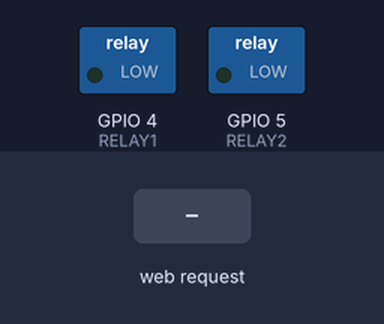
A sketch run on a simulated ESP8266 (NodeMCU). Shown: switched loads named in the sketch (green lamp = pin HIGH). The inputs (shaded band) are chosen by the test bench. WiFi joins after 1.5 s; servers stay silent unless stated; what the sketch prints to the serial monitor is not drawn.

Above: at 2.7 s.
2.8 s: HTTP request GET /relay1/on received
At 4.0 s:
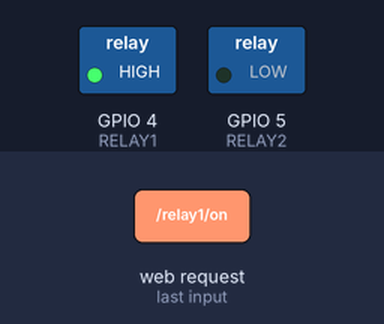
4.3 s: HTTP request GET /relay2/on received
At 5.2 s:
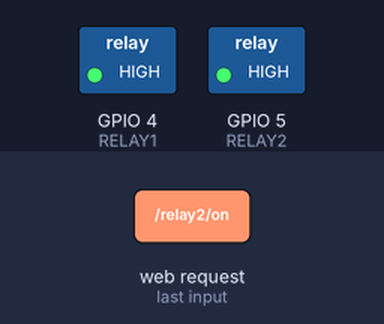
5.8 s: HTTP request GET /relay1/off received
At 6.3 s:
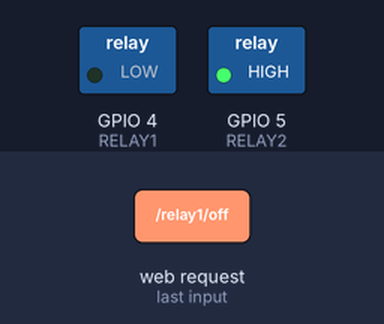
7.3 s: HTTP request GET /relay2/off received
At 8.7 s:
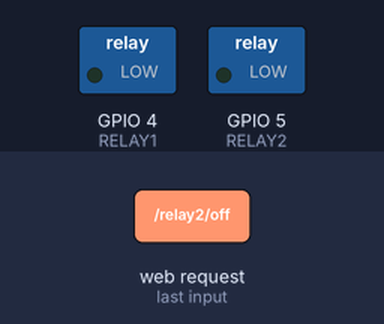
Timing chart, 0 to 9.8 s (numbered marks = the images above; inputs shaded):
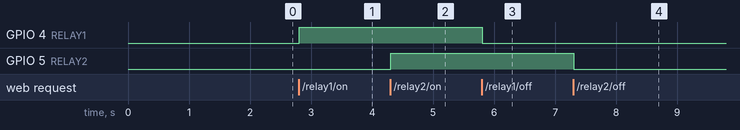

Measured:
- after the input at 2.8 s, GPIO 4 (RELAY1): LOW → HIGH at once
- after the input at 4.3 s, GPIO 5 (RELAY2): LOW → HIGH at once
- after the input at 5.8 s, GPIO 4 (RELAY1): HIGH → LOW at once
- after the input at 7.3 s, GPIO 5 (RELAY2): HIGH → LOW at once

The sketch:

Relay-Web.ino
```cpp
// Web Relay Control ESP8266
// Dibuat oleh Duwi Arsana - Anak Agung Duwi Arsana
// Website: https://duwiarsana.com
// YouTube: https://youtube.com/@AnakAgungDuwiArsana

#include <ESP8266WiFi.h>
#include <ESPAsyncWebServer.h>
#include <ESP8266mDNS.h>


// Ganti dengan nama dan password WiFi kamu
const char *ssid = "your-SSID";
const char *password = "your-PASSWORD";

// Definisi pin relay
#define RELAY1 4
#define RELAY2 5

// Objek web server pada port 80
AsyncWebServer server(80);

void setup() {
  Serial.begin(115200);

  // Set pin relay sebagai output
  pinMode(RELAY1, OUTPUT);
  pinMode(RELAY2, OUTPUT);
  digitalWrite(RELAY1, LOW);
  digitalWrite(RELAY2, LOW);

  // Koneksi ke WiFi
  WiFi.begin(ssid, password);
  while (WiFi.status() != WL_CONNECTED) {
    delay(500);
    Serial.print(".");
  }
  Serial.println("\nWiFi connected!");
  Serial.print("IP Address: ");
  Serial.println(WiFi.localIP()); // Tampilkan IP address ESP

  // Halaman utama (kontrol relay via browser)
  server.on("/", HTTP_GET, [](AsyncWebServerRequest *request) {
    String html = R"rawliteral(
<!DOCTYPE html>
<html lang="id">
<head>
  <meta charset="UTF-8">
  <title>IoT Relay Controller</title>
  <meta name="viewport" content="width=device-width, initial-scale=1">
  <link href="https://fonts.googleapis.com/css2?family=Plus+Jakarta+Sans:wght@400;500;600;700&display=swap" rel="stylesheet">
  <link rel="stylesheet" href="https://cdnjs.cloudflare.com/ajax/libs/font-awesome/6.4.0/css/all.min.css">
  <style>
    :root {
      --bg-color: #0d0f17;
      --card-bg: rgba(22, 28, 45, 0.6);
      --card-border: rgba(255, 255, 255, 0.08);
      --text-main: #f3f4f6;
      --text-sub: #9ca3af;
      --primary: #00f2fe;
      --secondary: #4facfe;
      --success: #10b981;
    }
    * { box-sizing: border-box; margin: 0; padding: 0; font-family: 'Plus Jakarta Sans', sans-serif; }
    body {
      background-color: var(--bg-color);
      color: var(--text-main);
      min-height: 100vh;
      display: flex;
      flex-direction: column;
      align-items: center;
      justify-content: center;
      padding: 20px;
      position: relative;
      overflow: hidden;
    }
    body::before {
      content: '';
      position: absolute;
      width: 250px;
      height: 250px;
      background: var(--primary);
      border-radius: 50%;
      filter: blur(100px);
      z-index: -1;
      opacity: 0.3;
      top: 20%;
      left: 20%;
    }
    body::after {
      content: '';
      position: absolute;
      width: 250px;
      height: 250px;
      background: #8b5cf6;
      border-radius: 50%;
      filter: blur(100px);
      z-index: -1;
      opacity: 0.3;
      bottom: 20%;
      right: 20%;
    }
    .container { width: 100%; max-width: 420px; z-index: 1; }
    header { text-align: center; margin-bottom: 30px; }
    .logo-icon {
      background: linear-gradient(135deg, var(--secondary), var(--primary));
      width: 50px;
      height: 50px;
      border-radius: 14px;
      display: inline-flex;
      align-items: center;
      justify-content: center;
      margin-bottom: 12px;
      box-shadow: 0 4px 15px rgba(0, 242, 254, 0.3);
    }
    .logo-icon i { color: #0d0f17; font-size: 24px; }
    h1 { font-size: 22px; font-weight: 700; background: linear-gradient(to right, #fff, #c7d2fe); -webkit-background-clip: text; -webkit-text-fill-color: transparent; }
    p.subtitle { font-size: 12px; color: var(--text-sub); margin-top: 4px; }
    .card {
      background: var(--card-bg);
      border: 1px solid var(--card-border);
      backdrop-filter: blur(12px);
      -webkit-backdrop-filter: blur(12px);
      border-radius: 20px;
      padding: 20px;
      box-shadow: 0 8px 32px rgba(0, 0, 0, 0.4);
      margin-bottom: 20px;
    }
    .relay-row {
      display: flex;
      justify-content: space-between;
      align-items: center;
      padding: 15px 0;
    }
    .relay-row:not(:last-child) { border-bottom: 1px solid rgba(255, 255, 255, 0.05); }
    .relay-info { display: flex; align-items: center; gap: 15px; }
    .relay-icon {
      width: 40px;
      height: 40px;
      border-radius: 10px;
      background: rgba(255, 255, 255, 0.05);
      display: flex;
      align-items: center;
      justify-content: center;
      font-size: 18px;
      color: var(--text-sub);
      transition: all 0.3s ease;
    }
    .active .relay-icon {
      background: rgba(0, 242, 254, 0.1);
      color: var(--primary);
      text-shadow: 0 0 8px rgba(0, 242, 254, 0.5);
    }
    .relay-details h3 { font-size: 15px; font-weight: 600; }
    .relay-details span { font-size: 11px; color: var(--text-sub); font-weight: 500; }
    .active .relay-details span { color: var(--primary); }

    /* Switch */
    .switch { position: relative; display: inline-block; width: 50px; height: 26px; }
    .switch input { opacity: 0; width: 0; height: 0; }
    .slider {
      position: absolute; cursor: pointer; top: 0; left: 0; right: 0; bottom: 0;
      background-color: #374151; transition: .3s; border-radius: 34px;
      border: 1px solid rgba(255,255,255,0.03);
    }
    .slider:before {
      position: absolute; content: ""; height: 18px; width: 18px; left: 3px; bottom: 3px;
      background-color: #9ca3af; transition: .3s; border-radius: 50%;
    }
    input:checked + .slider { background: linear-gradient(135deg, var(--secondary), var(--primary)); }
    input:checked + .slider:before { transform: translateX(24px); background-color: #0d0f17; }

    footer { text-align: center; font-size: 11px; color: var(--text-sub); margin-top: 10px; }
    footer a { color: var(--primary); text-decoration: none; font-weight: 500; }
  </style>
</head>
<body>
<div class="container">
  <header>
    <div class="logo-icon"><i class="fa-solid fa-toggle-on"></i></div>
    <h1>WiFi Relay Controller</h1>
    <p class="subtitle">ESP8266 2-Channel Switch</p>
  </header>
  <div class="card">
    <!-- Relay 1 Row -->
    <div class="relay-row" id="row-r1">
      <div class="relay-info">
        <div class="relay-icon"><i class="fa-solid fa-lightbulb"></i></div>
        <div class="relay-details">
          <h3>Relay 1</h3>
          <span id="status-r1">OFF</span>
        </div>
      </div>
      <label class="switch">
        <input type="checkbox" id="btn-r1" onchange="toggleRelay(1, this.checked)">
        <span class="slider"></span>
      </label>
    </div>
    <!-- Relay 2 Row -->
    <div class="relay-row" id="row-r2">
      <div class="relay-info">
        <div class="relay-icon"><i class="fa-solid fa-power-off"></i></div>
        <div class="relay-details">
          <h3>Relay 2</h3>
          <span id="status-r2">OFF</span>
        </div>
      </div>
      <label class="switch">
        <input type="checkbox" id="btn-r2" onchange="toggleRelay(2, this.checked)">
        <span class="slider"></span>
      </label>
    </div>
  </div>
  <footer>
    Dibuat oleh <a href="https://duwiarsana.com" target="_blank">Duwi Arsana</a>
  </footer>
</div>
<script>
  const r1Row = document.getElementById("row-r1");
  const r2Row = document.getElementById("row-r2");
  const r1Switch = document.getElementById("btn-r1");
  const r2Switch = document.getElementById("btn-r2");
  const r1Status = document.getElementById("status-r1");
  const r2Status = document.getElementById("status-r2");

  function updateUI(id, active) {
    const row = id === 1 ? r1Row : r2Row;
    const sw = id === 1 ? r1Switch : r2Switch;
    const label = id === 1 ? r1Status : r2Status;

    sw.checked = active;
    if (active) {
      row.classList.add("active");
      label.innerText = "ACTIVE (ON)";
    } else {
      row.classList.remove("active");
      label.innerText = "INACTIVE (OFF)";
    }
  }

  function checkStatus() {
    fetch('/status').then(res => res.json()).then(data => {
      updateUI(1, data.r1);
      updateUI(2, data.r2);
    }).catch(err => console.error(err));
  }

  function toggleRelay(id, active) {
    const action = active ? 'on' : 'off';
    fetch('/relay' + id + '/' + action)
      .then(res => {
        if (res.ok) {
          updateUI(id, active);
        } else {
          if (id === 1) r1Switch.checked = !active;
          if (id === 2) r2Switch.checked = !active;
        }
      })
      .catch(err => {
        console.error(err);
        if (id === 1) r1Switch.checked = !active;
        if (id === 2) r2Switch.checked = !active;
      });
  }

  window.onload = checkStatus;
</script>
</body>
</html>
)rawliteral";
    request->send(200, "text/html", html);
  });

  // Endpoint status relay untuk sinkronisasi web interface
  server.on("/status", HTTP_GET, [](AsyncWebServerRequest *request) {
    String json =
        "{\"r1\":" + String(digitalRead(RELAY1) == HIGH ? "true" : "false") +
        ",\"r2\":" + String(digitalRead(RELAY2) == HIGH ? "true" : "false") +
        "}";
    request->send(200, "application/json", json);
  });

  // Endpoint untuk kontrol Relay 1 ON
  server.on("/relay1/on", HTTP_GET, [](AsyncWebServerRequest *request) {
    digitalWrite(RELAY1, HIGH);
    request->send(200, "text/plain", "Relay 1 ON");
  });

  // Endpoint untuk kontrol Relay 1 OFF
  server.on("/relay1/off", HTTP_GET, [](AsyncWebServerRequest *request) {
    digitalWrite(RELAY1, LOW);
    request->send(200, "text/plain", "Relay 1 OFF");
  });

  // Endpoint untuk kontrol Relay 2 ON
  server.on("/relay2/on", HTTP_GET, [](AsyncWebServerRequest *request) {
    digitalWrite(RELAY2, HIGH);
    request->send(200, "text/plain", "Relay 2 ON");
  });

  // Endpoint untuk kontrol Relay 2 OFF
  server.on("/relay2/off", HTTP_GET, [](AsyncWebServerRequest *request) {
    digitalWrite(RELAY2, LOW);
    request->send(200, "text/plain", "Relay 2 OFF");
  });

  // Mulai server
  server.begin();

  // Inisialisasi mDNS
  if (MDNS.begin("relay-web")) {
    Serial.println("mDNS responder started! Akses di: http://relay-web.local");
  }
}


void loop() {
  MDNS.update();
}
```
